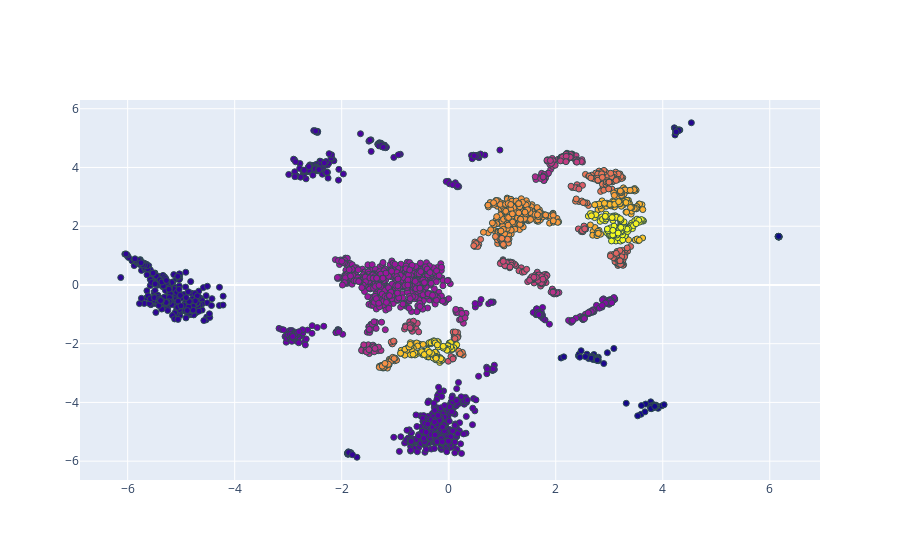

Here is the notebook cell this chart was saved with:
### Code cell
fig.show()

### Figure 1 — Plotly figure (JSON) as saved in the notebook; plotly's stock layout.template omitted (floating-point values rounded to 4 significant figures; data arrays with more than 128 entries replaced by an {"elided": "..."} marker saying what was removed)
{"data": [{"hovertext": {"elided": "2729 str values"}, "marker": {"color": {"elided": "2729 int values"}, "line": {"color": "DarkSlateGrey", "width": 1}}, "mode": "markers", "type": "scatter", "x": {"elided": "2729 float values"}, "y": {"elided": "2729 float values"}}], "layout": {}}
